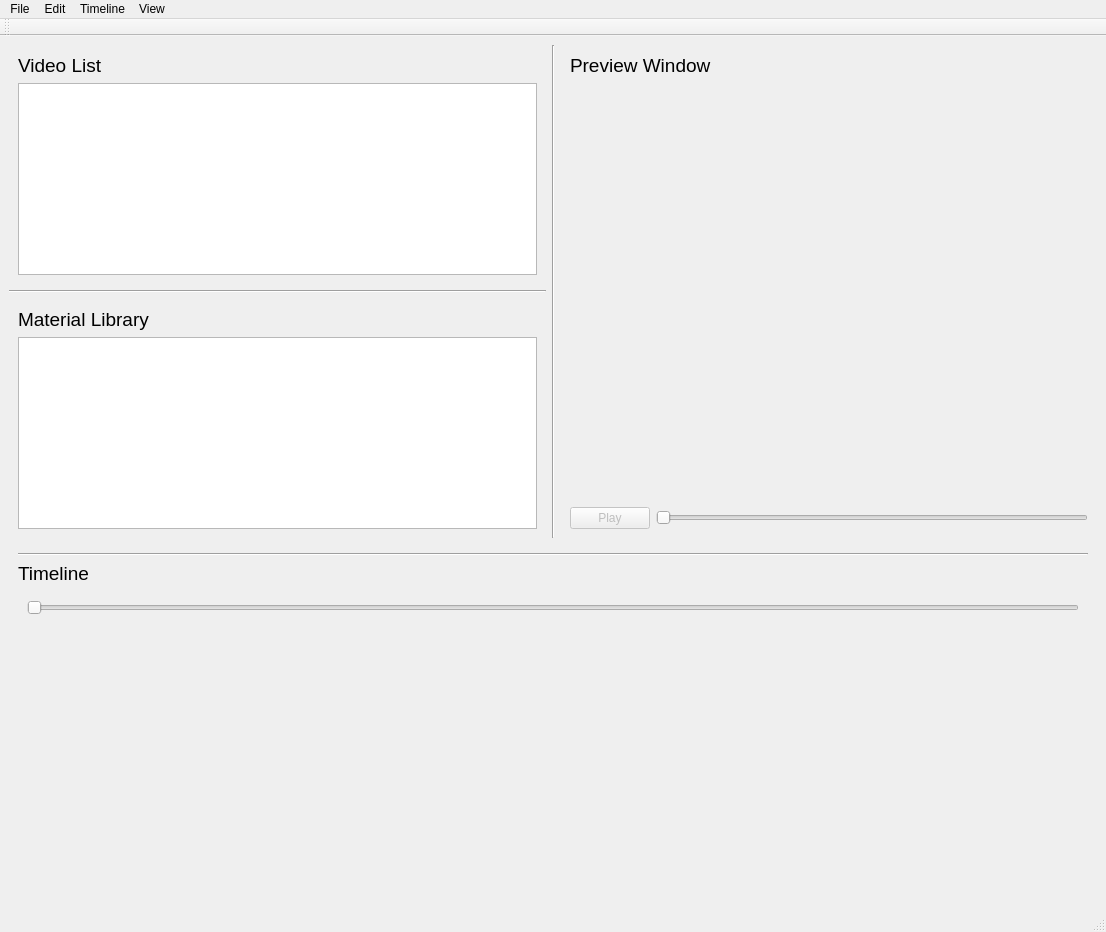
<?xml version="1.0" encoding="UTF-8"?>
<ui version="4.0">
 <class>QtBasedVideoEditor</class>
 <widget class="QMainWindow" name="QtBasedVideoEditor">
  <property name="geometry">
   <rect>
    <x>0</x>
    <y>0</y>
    <width>1106</width>
    <height>932</height>
   </rect>
  </property>
  <property name="sizePolicy">
   <sizepolicy hsizetype="Fixed" vsizetype="Fixed">
    <horstretch>0</horstretch>
    <verstretch>0</verstretch>
   </sizepolicy>
  </property>
  <property name="windowTitle">
   <string>QtBasedVideoEditor</string>
  </property>
  <widget class="QWidget" name="centralWidget">
   <layout class="QGridLayout" name="gridLayout_2">
    <item row="0" column="0">
     <layout class="QGridLayout" name="gridLayout">
      <item row="1" column="0" colspan="3">
       <widget class="QWidget" name="timelineWidget" native="true">
        <property name="sizePolicy">
         <sizepolicy hsizetype="Preferred" vsizetype="Preferred">
          <horstretch>0</horstretch>
          <verstretch>0</verstretch>
         </sizepolicy>
        </property>
        <layout class="QVBoxLayout" name="verticalLayout_2">
         <item>
          <widget class="Line" name="line_2">
           <property name="orientation">
            <enum>Qt::Horizontal</enum>
           </property>
          </widget>
         </item>
         <item>
          <widget class="QLabel" name="timelineLabel">
           <property name="sizePolicy">
            <sizepolicy hsizetype="Preferred" vsizetype="Maximum">
             <horstretch>0</horstretch>
             <verstretch>0</verstretch>
            </sizepolicy>
           </property>
           <property name="font">
            <font>
             <pointsize>14</pointsize>
            </font>
           </property>
           <property name="text">
            <string>Timeline</string>
           </property>
          </widget>
         </item>
         <item>
          <widget class="QWidget" name="widget" native="true">
           <layout class="QHBoxLayout" name="horizontalLayout">
            <item>
             <widget class="QSlider" name="timelineSlider">
              <property name="enabled">
               <bool>false</bool>
              </property>
              <property name="orientation">
               <enum>Qt::Horizontal</enum>
              </property>
             </widget>
            </item>
           </layout>
          </widget>
         </item>
         <item>
          <widget class="QWidget" name="timelineZone" native="true">
           <property name="sizePolicy">
            <sizepolicy hsizetype="Preferred" vsizetype="Expanding">
             <horstretch>0</horstretch>
             <verstretch>0</verstretch>
            </sizepolicy>
           </property>
           <layout class="QVBoxLayout" name="verticalLayout_3"/>
          </widget>
         </item>
        </layout>
       </widget>
      </item>
      <item row="0" column="2">
       <widget class="QWidget" name="previewWidget" native="true">
        <layout class="QVBoxLayout" name="verticalLayout_6">
         <item>
          <widget class="QLabel" name="previewLabel">
           <property name="sizePolicy">
            <sizepolicy hsizetype="Preferred" vsizetype="Maximum">
             <horstretch>0</horstretch>
             <verstretch>0</verstretch>
            </sizepolicy>
           </property>
           <property name="font">
            <font>
             <pointsize>14</pointsize>
            </font>
           </property>
           <property name="text">
            <string>Preview Window</string>
           </property>
          </widget>
         </item>
         <item>
          <widget class="QWidget" name="playZone" native="true">
           <property name="sizePolicy">
            <sizepolicy hsizetype="Preferred" vsizetype="Expanding">
             <horstretch>0</horstretch>
             <verstretch>0</verstretch>
            </sizepolicy>
           </property>
          </widget>
         </item>
         <item>
          <layout class="QHBoxLayout" name="horizontalLayout_3">
           <item>
            <widget class="QPushButton" name="playPauseButton">
             <property name="enabled">
              <bool>false</bool>
             </property>
             <property name="text">
              <string>Play</string>
             </property>
            </widget>
           </item>
           <item>
            <widget class="QSlider" name="horizontalSlider">
             <property name="enabled">
              <bool>false</bool>
             </property>
             <property name="orientation">
              <enum>Qt::Horizontal</enum>
             </property>
            </widget>
           </item>
          </layout>
         </item>
        </layout>
       </widget>
      </item>
      <item row="0" column="0">
       <layout class="QVBoxLayout" name="verticalLayout">
        <item>
         <widget class="QWidget" name="videoWidget" native="true">
          <layout class="QVBoxLayout" name="verticalLayout_4">
           <item>
            <widget class="QLabel" name="videoListLabel">
             <property name="sizePolicy">
              <sizepolicy hsizetype="Preferred" vsizetype="Maximum">
               <horstretch>0</horstretch>
               <verstretch>0</verstretch>
              </sizepolicy>
             </property>
             <property name="font">
              <font>
               <pointsize>14</pointsize>
              </font>
             </property>
             <property name="text">
              <string>Video List</string>
             </property>
            </widget>
           </item>
           <item>
            <widget class="QListWidget" name="videoList"/>
           </item>
          </layout>
         </widget>
        </item>
        <item>
         <widget class="Line" name="line">
          <property name="orientation">
           <enum>Qt::Horizontal</enum>
          </property>
         </widget>
        </item>
        <item>
         <widget class="QWidget" name="materialWidget" native="true">
          <layout class="QVBoxLayout" name="verticalLayout_5">
           <item>
            <widget class="QLabel" name="materialLabel">
             <property name="sizePolicy">
              <sizepolicy hsizetype="Preferred" vsizetype="Maximum">
               <horstretch>0</horstretch>
               <verstretch>0</verstretch>
              </sizepolicy>
             </property>
             <property name="font">
              <font>
               <pointsize>14</pointsize>
              </font>
             </property>
             <property name="text">
              <string>Material Library</string>
             </property>
            </widget>
           </item>
           <item>
            <widget class="QListWidget" name="materialList"/>
           </item>
          </layout>
         </widget>
        </item>
       </layout>
      </item>
      <item row="0" column="1">
       <widget class="Line" name="line_3">
        <property name="orientation">
         <enum>Qt::Vertical</enum>
        </property>
       </widget>
      </item>
     </layout>
    </item>
   </layout>
  </widget>
  <widget class="QMenuBar" name="menubar">
   <property name="geometry">
    <rect>
     <x>0</x>
     <y>0</y>
     <width>1106</width>
     <height>21</height>
    </rect>
   </property>
   <widget class="QMenu" name="menuFile">
    <property name="title">
     <string>File</string>
    </property>
    <addaction name="actionImportVideo"/>
    <addaction name="actionImportMaterial"/>
    <addaction name="actionExport"/>
   </widget>
   <widget class="QMenu" name="menuEdit">
    <property name="title">
     <string>Edit</string>
    </property>
    <widget class="QMenu" name="menuRemove">
     <property name="title">
      <string>Remove</string>
     </property>
     <addaction name="actionRemoveVideo"/>
     <addaction name="actionRemoveMaterial"/>
    </widget>
    <addaction name="menuRemove"/>
    <addaction name="actionRenameVideo"/>
    <addaction name="actionCutVideo"/>
   </widget>
   <widget class="QMenu" name="menuPreview">
    <property name="title">
     <string>View</string>
    </property>
    <addaction name="actionPreview"/>
    <addaction name="actionPreviewResult"/>
   </widget>
   <widget class="QMenu" name="menuTimeline">
    <property name="title">
     <string>Timeline</string>
    </property>
    <widget class="QMenu" name="menuAdd_to_Timeline">
     <property name="title">
      <string>Add to Timeline</string>
     </property>
     <addaction name="actionAddVideoToTimeline"/>
     <addaction name="actionAddMaterialToTimeline"/>
    </widget>
    <addaction name="menuAdd_to_Timeline"/>
    <addaction name="actionDivideVideo"/>
    <addaction name="actionMergeVideos"/>
    <addaction name="actionPermuteVideosInTimeline"/>
   </widget>
   <addaction name="menuFile"/>
   <addaction name="menuEdit"/>
   <addaction name="menuTimeline"/>
   <addaction name="menuPreview"/>
  </widget>
  <widget class="QStatusBar" name="statusbar"/>
  <widget class="QToolBar" name="toolBar">
   <property name="windowTitle">
    <string>toolBar</string>
   </property>
   <attribute name="toolBarArea">
    <enum>TopToolBarArea</enum>
   </attribute>
   <attribute name="toolBarBreak">
    <bool>false</bool>
   </attribute>
  </widget>
  <action name="actionImportVideo">
   <property name="text">
    <string>Import Video</string>
   </property>
  </action>
  <action name="actionExport">
   <property name="text">
    <string>Export as ...</string>
   </property>
  </action>
  <action name="actionImportMaterial">
   <property name="text">
    <string>Import Material</string>
   </property>
  </action>
  <action name="actionCutVideo">
   <property name="text">
    <string>Cut Video...</string>
   </property>
  </action>
  <action name="actionDivideVideo">
   <property name="text">
    <string>Divide Video...</string>
   </property>
  </action>
  <action name="actionMergeVideos">
   <property name="text">
    <string>Merge Videos...</string>
   </property>
  </action>
  <action name="actionAddVideoToTimeline">
   <property name="text">
    <string>Video</string>
   </property>
  </action>
  <action name="actionAddMaterialToTimeline">
   <property name="text">
    <string>Material</string>
   </property>
  </action>
  <action name="actionRemoveVideo">
   <property name="text">
    <string>Video</string>
   </property>
  </action>
  <action name="actionRemoveMaterial">
   <property name="text">
    <string>Material</string>
   </property>
  </action>
  <action name="actionPreview">
   <property name="text">
    <string>Preview</string>
   </property>
  </action>
  <action name="actionPreviewResult">
   <property name="text">
    <string>Preview Result</string>
   </property>
  </action>
  <action name="actionRenameVideo">
   <property name="text">
    <string>Rename Video...</string>
   </property>
  </action>
  <action name="actionPermuteVideosInTimeline">
   <property name="text">
    <string>Permute Videos in Timeline</string>
   </property>
  </action>
  <action name="actionAddNewTextToTimeline">
   <property name="text">
    <string>New Text</string>
   </property>
  </action>
  <action name="actionExit">
   <property name="text">
    <string>Exit</string>
   </property>
  </action>
 </widget>
 <resources/>
 <connections/>
</ui>
